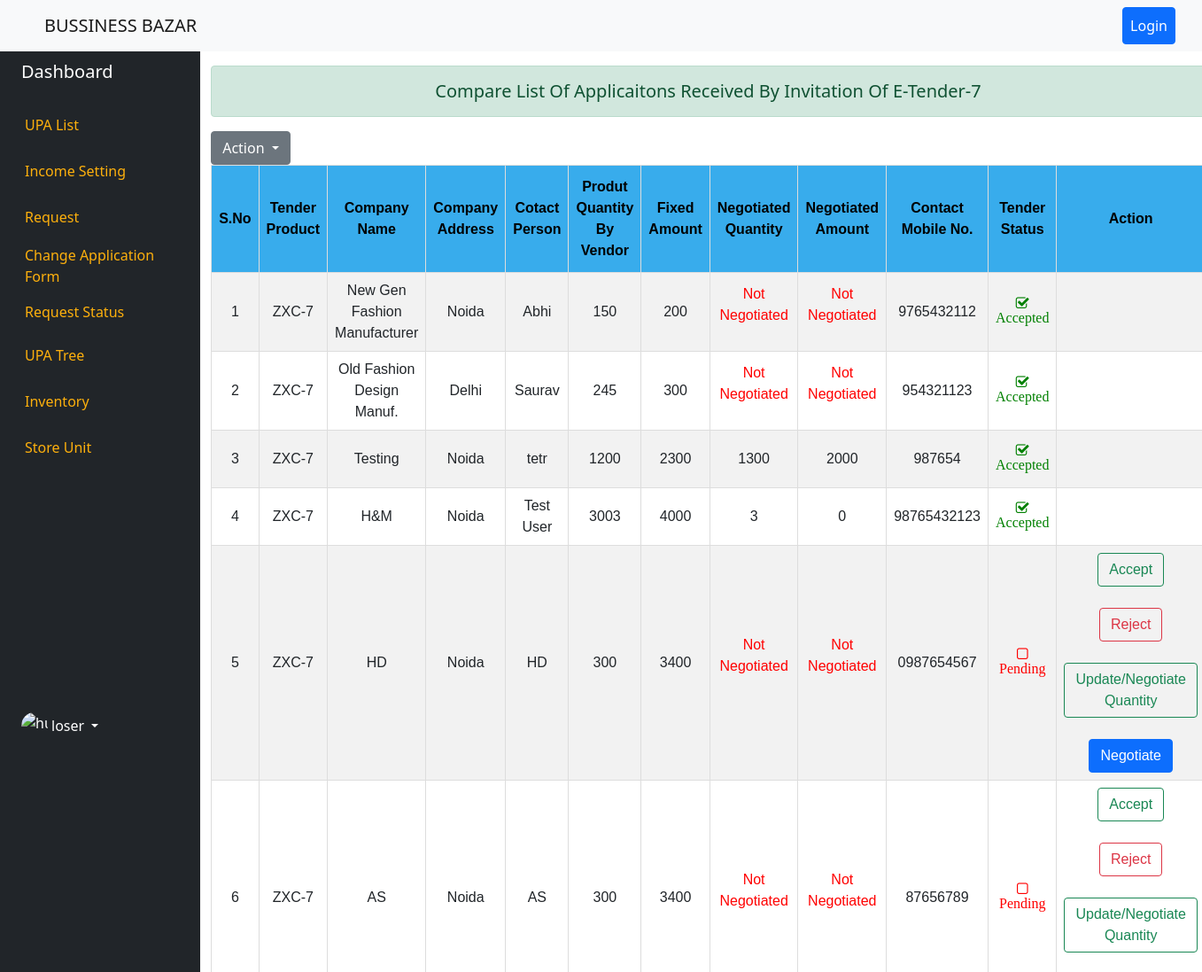
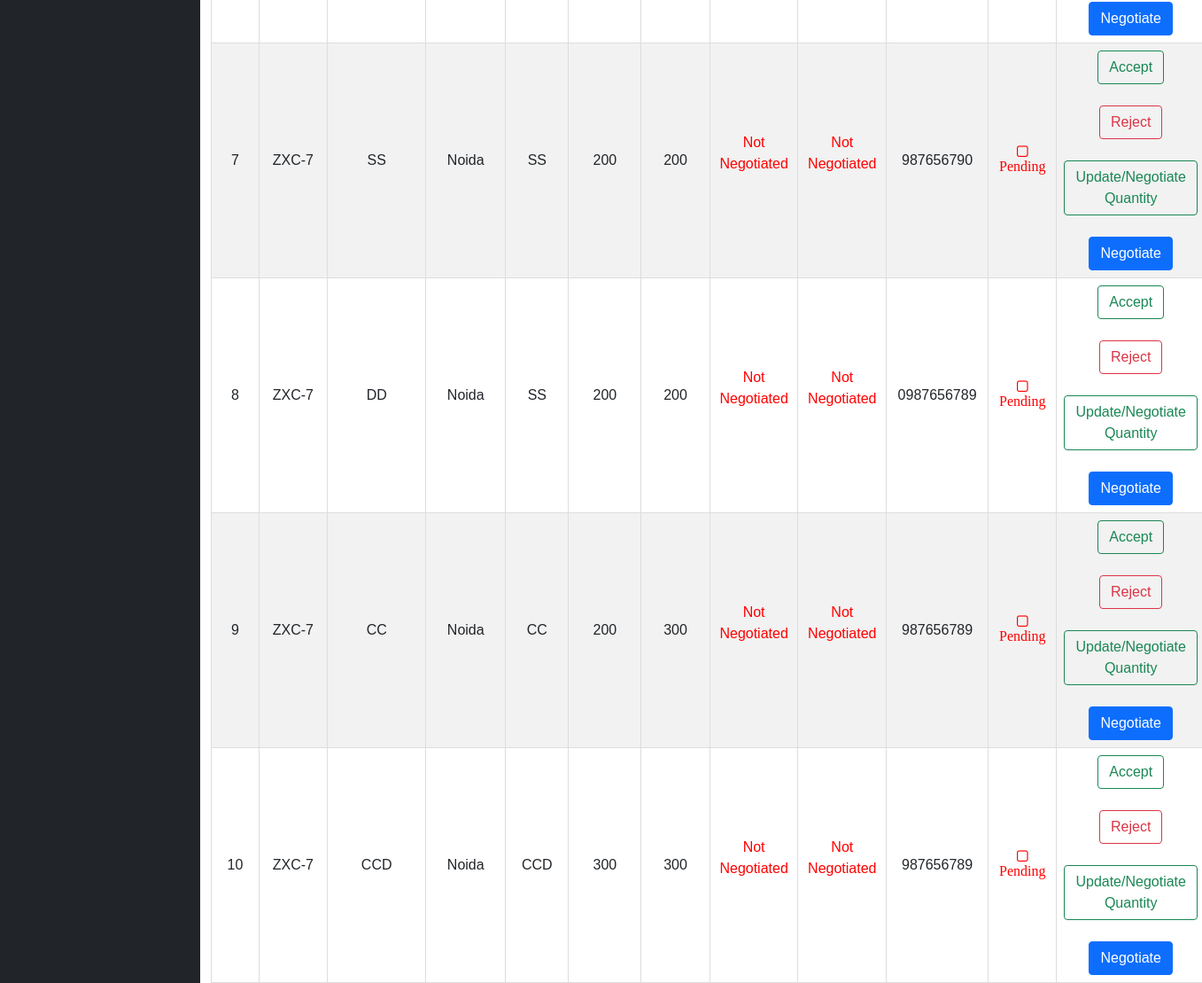
Screenshot of /compare_list_particular_tender/7/ with the database file from the repository (2 pictures, top to bottom).
### dashboard/models.py (models this page shows, shortened)
class TenderRaise(models.Model):
    TENDER_STATUS = (
        ('Pending','Pending'),
        ('Rejected','Rejected'),
        ('Accepted','Accepted'),
        ('Negotiated','Negotiated'),
    )
    tender_product = models.ForeignKey(TenderProduct,on_delete=models.SET_NULL,blank=True, null=True)
    company_name = models.CharField(max_length=200,blank=True, null=True)
    company_address = models.CharField(max_length=200,blank=True, null=True)
    contact_person = models.CharField(max_length=200,blank=True, null=True)
    amount_range = models.CharField(max_length=100,blank=True, null=True) # product quantity
    fixed_amount = models.PositiveIntegerField(blank=True, null=True) # product amount for sell.
    negotiate_quantity = models.PositiveIntegerField(default=0,blank=True, null=True)
    negotiate_price = models.PositiveIntegerField(default=0,blank=True, null=True)
    total_product_quantity = models.PositiveIntegerField(default=0,blank=True, null=True)
    contact_mobile = models.CharField(max_length=12,blank=True, null=True)
    tender_status = models.CharField(max_length=10,choices=TENDER_STATUS,default="Pending",blank=True, null=True)
    negotiation_update = models.DateTimeField(auto_now=True,blank=True, null=True)
    def __str__(self):
        return f'{self.tender_product}'

class TenderProduct(models.Model):
    tender_product_no = models.PositiveIntegerField(unique=True,blank=True, null=True)
    product_image = models.ImageField(upload_to = "tender_product/image/",blank=True, null=True)
    product_name = models.CharField(max_length=200,blank=True, null=True)
    amount = models.PositiveIntegerField(blank=True, null=True)
    active = models.BooleanField(default=False,blank=True, null=True)
    tender_date = models.DateTimeField(blank=True, null=True)
    tender_product_quantity = models.PositiveIntegerField(blank=True, null=True)
    total_product_quantity_by_vendor = models.IntegerField(blank=True, null=True,default=0)
    created_by = models.ForeignKey(User,on_delete=models.SET_NULL,blank=True, null=True,related_name="create_tender")
    updated_by = models.ForeignKey(User,on_delete=models.SET_NULL,blank=True, null=True,related_name="update_tender")
    def __str__(self):
        return f'{self.product_name}'

### dashboard/views.py (the view)
# urls.py: path('compare_list_particular_tender/<int:pk>/',compare_list_particular_tender,name="compare-list-particular-tender"),
def compare_list_particular_tender(request,pk):
    qs = TenderRaise.objects.filter(tender_product_id = pk)
    print(qs)
    context = {'tenders':qs,'pk':pk}
    return render(request,'dashboard/compare_particular_tender_invitation.html',context)

### templates/dashboard/compare_particular_tender_invitation.html (shortened to what this page needs)
{% extends "base.html" %}
{% block content %}
<div class="container-fluid">
    <div class="row flex-nowrap">
        {% include 'left_panel.html' %}
        <div class="col">
            <h5 class="alert alert-success text-center mt-3">Compare List Of Applicaitons Received By Invitation Of E-Tender-{{pk}}</h5>
            <div class="btn-group">
            <button type="button" class="btn btn-secondary dropdown-toggle" data-bs-toggle="dropdown" aria-expanded="false">
                Action
            </button>
            </div>
                <table id="customers">
                    <tr>
                      <th>S.No</th>
                      <th>Tender Product</th>
                      <th>Company Name</th>
                      <th>Company Address</th>
                      <th>Cotact Person</th>
                      <th>Produt Quantity By Vendor</th>
                      <th>Fixed Amount</th>
                      <th>Negotiated Quantity</th>
                      <th>Negotiated Amount</th>
                      <th>Contact Mobile No.</th>
                      <th>Tender Status</th>
                      <th>Action</th>
                    </tr>
                    {% for firm in tenders %}
                    <tr>
                        <td>{{forloop.counter}}</td>
                        <td>{{firm.tender_product.product_name}}-{{pk}}</td>
                        <td>{{firm.company_name}}</td>
                        <td>{{firm.company_address}}</td>
                        <td>{{firm.contact_person}}</td>
                        <td>{{firm.amount_range}}</td>
                        <td>{{firm.fixed_amount}}</td>
                        <td>
                            {% if firm.negotiate_quantity == 0 %}
                            <p style="color: red;">Not Negotiated</p>
                            {% else %}
                            {{firm.negotiate_quantity}}
                            {% endif %}
                        </td>
                        <td>
                            {% if firm.negotiate_quantity == 0 %}
                            <p style="color: red;">Not Negotiated</p>
                            {% else %}
                            {{firm.negotiate_price}}
                            {% endif %}
                        </td>
                        <td>{{firm.contact_mobile}}</td>
                        <td>
                            {% if firm.tender_status == "Pending" %}
                            <i class="fa fa-square-o" aria-hidden="true" style="color: red"> {{firm.tender_status}}</i>
                            {% elif firm.tender_status == "Accepted" %}
                            <i class="fa fa-check-square-o" aria-hidden="true" style="color: green;"> {{firm.tender_status}}</i>
                            {% elif firm.tender_status == "Negotiated" %}
                            <i class="fa fa-check-square-o" aria-hidden="true" style="color: blue;"> {{firm.tender_status}}</i>
                            {% else %}
                            <i class="fa fa-times" aria-hidden="true" style="color: red;"> {{firm.tender_status}}</i>
                            {% endif %}
                        </td>
                        <td>
                        {% if firm.tender_status == "Pending"%}
                        <a href="{% url 'ntender_accept' firm.pk %}?id={{pk}}" class="btn btn-outline-success">Accept</a>
                         <br><br>
                            <a href="{% url 'ntender_reject' firm.pk %}?id={{pk}}" class="btn btn-outline-danger">Reject</a>
                            <br><br>
                            <a href="{% url 'update-tender-product-quantity' firm.pk%}?id={{pk}}" class="btn btn-outline-success">Update/Negotiate Quantity</a>
                            {% endif %}
                            <br><br>
                            {% if firm.tender_status == "Pending"%}
                            <a href="{% url 'tender_negotiate' firm.pk%}?id={{pk}}" class="btn btn-primary">Negotiate</a>
                            {% endif %}
                        </td>
                    </tr>
                    {% endfor %}
                </table>
        </div>
    </div>
</div>
{% endblock content %}

### static/style.css (style rules this page uses)
#customers { font-family: Arial, Helvetica, sans-serif; border-collapse: collapse; width: 100%; }
#customers td, #customers th { border: 1px solid #ddd; padding: 8px; }
#customers tr:nth-child(even) { background-color: #f2f2f2; }
#customers th { padding-top: 12px; padding-bottom: 12px; text-align: center; background-color: #38ACEC; color: black; }
#customers td { text-align: center; }

### rows the page displays
TenderRaise: tender_product.product_name "ZXC", tender_product "7", company_name "New Gen Fashion Manufacturer", company_address "Noida", contact_person "Abhi", amount_range "150", fixed_amount "200", negotiate_quantity "Not Negotiated", contact_mobile "9765432112", tender_status "Accepted"
TenderRaise: tender_product.product_name "ZXC", pk "7", company_name "Old Fashion Design Manuf.", company_address "Delhi", contact_person "Saurav", amount_range "245", fixed_amount "300", negotiate_quantity "Not Negotiated", contact_mobile "954321123", tender_status "Accepted"
TenderRaise: tender_product.product_name "ZXC", tender_product "7", company_name "Testing", company_address "Noida", contact_person "tetr", amount_range "1200", fixed_amount "2300", negotiate_quantity "1300", negotiate_price "2000", contact_mobile "987654", tender_status "Accepted"
TenderRaise: tender_product.product_name "ZXC", tender_product "7", company_name "H&M", company_address "Noida", contact_person "Test User", amount_range "3003", fixed_amount "4000", negotiate_quantity "3", negotiate_price "0", contact_mobile "98765432123", tender_status "Accepted"
TenderRaise: tender_product.product_name "ZXC", tender_product "7", company_name "HD", company_address "Noida", contact_person "HD", amount_range "300", fixed_amount "3400", negotiate_quantity "Not Negotiated", contact_mobile "0987654567", tender_status "Pending"
TenderRaise: tender_product.product_name "ZXC", tender_product "7", company_name "AS", company_address "Noida", contact_person "AS", amount_range "300", fixed_amount "3400", negotiate_quantity "Not Negotiated", contact_mobile "87656789", tender_status "Pending"
TenderRaise: tender_product.product_name "ZXC", tender_product "7", company_name "SS", company_address "Noida", contact_person "SS", amount_range "200", fixed_amount "200", negotiate_quantity "Not Negotiated", contact_mobile "987656790", tender_status "Pending"
TenderRaise: tender_product.product_name "ZXC", tender_product "7", company_name "DD", company_address "Noida", contact_person "SS", amount_range "200", fixed_amount "200", negotiate_quantity "Not Negotiated", contact_mobile "0987656789", tender_status "Pending"
TenderRaise: tender_product.product_name "ZXC", tender_product "7", company_name "CC", company_address "Noida", contact_person "CC", amount_range "200", fixed_amount "300", negotiate_quantity "Not Negotiated", contact_mobile "987656789", tender_status "Pending"
TenderRaise: tender_product.product_name "ZXC", tender_product "7", company_name "CCD", company_address "Noida", contact_person "CCD", amount_range "300", fixed_amount "300", negotiate_quantity "Not Negotiated", contact_mobile "987656789", tender_status "Pending"

### other values shown
{{ pk }} "7"
